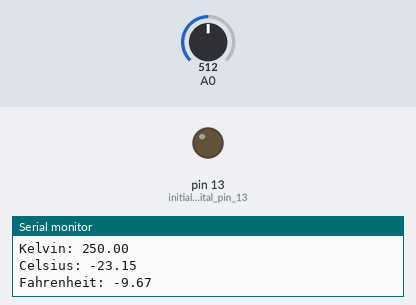
A sketch run on a simulated Arduino Uno, built with avr-gcc and run on an emulated ATmega328P. On the bench: output pins drawn as LEDs (lit = HIGH), the last lines printed to the serial monitor. Dashed ring = blinking. The inputs (shaded band) are chosen by the test bench; at power-on: A0 = 512.

Above: at 1.2 s.
1.3 s: A0 set to 613
2.8 s: A0 set to 644
At 3.1 s:
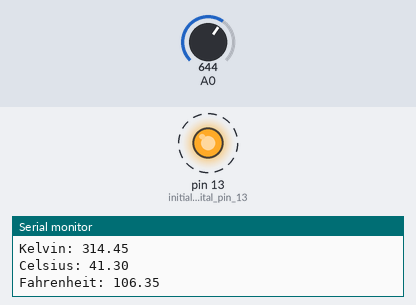
5.8 s: A0 set to 511
At 5.8 s:
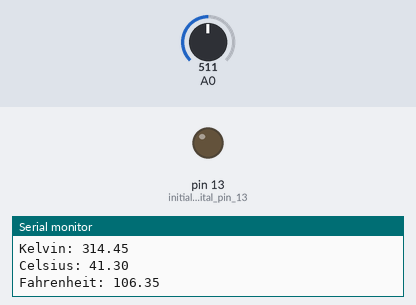
7.3 s: A0 set to 716
At 7.65 s:
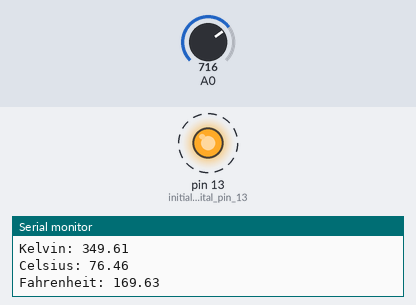
Timing chart, 0 to 11.3 s (numbered marks = the images above; inputs shaded):
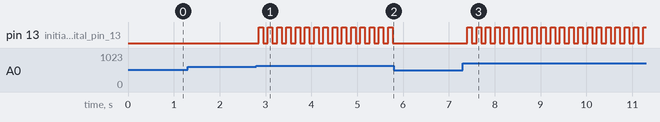

Measured:
- the behaviour switches between 625 and 626 on A0 (found by bisection; images 0 and 1)
- after the input at 2.8 s, pin 13 (initialize_digital_pin_13): alternates HIGH for 0.10 s and LOW for 0.10 s, starting after 0.05 s
- after the input at 5.8 s, pin 13 (initialize_digital_pin_13): stops changing and stays LOW
- after the input at 7.3 s, pin 13 (initialize_digital_pin_13): alternates HIGH for 0.10 s and LOW for 0.10 s, starting after 0.10 s

The sketch:

lm335.ino
```cpp
float tempK=0, tempC=0, tempF=0;

void setup(){

Serial.begin(9600);    //Setup serial to 9600 bps
pinMode(13, OUTPUT);  // initialize digital pin 13 as an output.
}


void loop(){

temps();
// you can mess around with the variables here
serialout();

algorithm();


delay(100);    //Delay 1 second
}

void temps(){
  tempK = analogRead(0) * 0.004882812 * 100;    //Read temperature in Kelvins first
  // Why .004882812? We get that by dividing our 5v (Power Supply) by 1024 (10bits based off arduino analog)

  tempC = tempK - 273.15;    //Convert from Kelvin to Celsius
  // Kelvin we – 273.15 to get our Celsius

  tempF = ((tempK) * 9 / 5) - 459.67;    //Convert from Kelvin to Fahrenheit
  // To get our Fahrenheit we multiply our Kelvin value by 9/5 and then subtract 459.67.
  }

void serialout(){
  //Print all the values to Serial
  Serial.print("Kelvin: "); Serial.println(tempK);
  Serial.print("Celsius: "); Serial.println(tempC);
  Serial.print("Fahrenheit: "); Serial.println(tempF);
  Serial.println();    //Print Blank Line

  }

  void algorithm(){
//   if temperature is greater than 90 blink
    if (tempF>90){
        digitalWrite(13, HIGH);   // turn the LED on (HIGH is the voltage level)
        delay(100);              // wait for a second
        digitalWrite(13, LOW);    // turn the LED off by making the voltage LOW
//        delay(100);
      }else{ // if not greater than 90 turn off
        digitalWrite(13, LOW);    // turn the LED off by making the voltage LOW
//        delay(100);              // wait for a second
        }
    }
```
